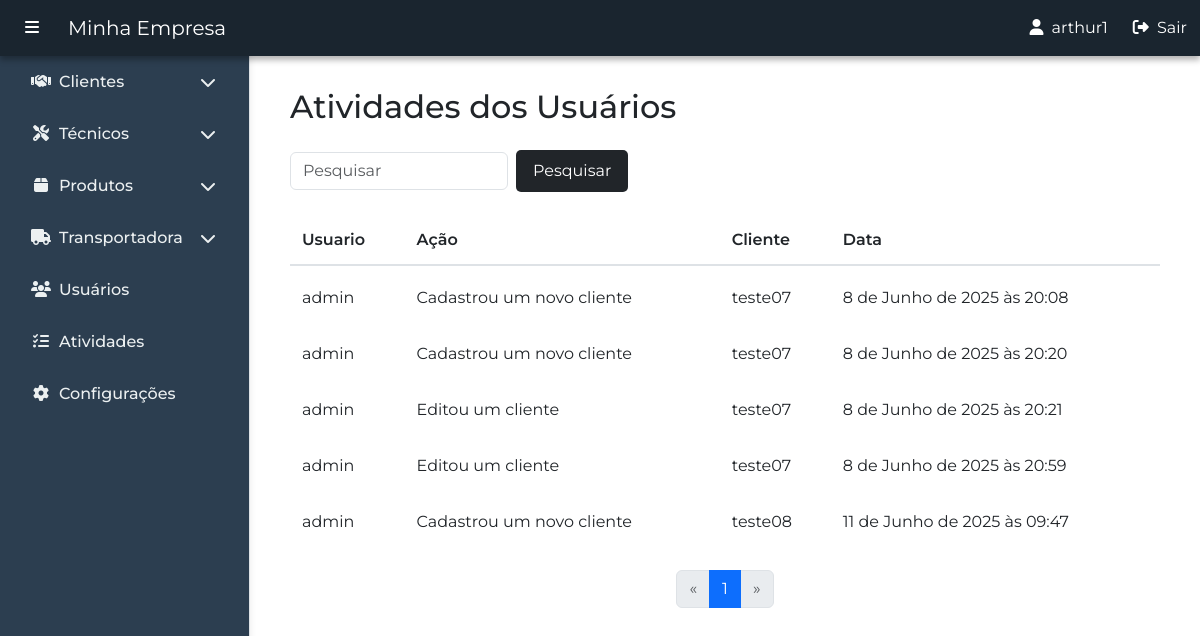
/pt-br/atividades/ver_atividades/ (signed in), run on the app's committed database.
### atividades/models.py (models this page shows, shortened)
class AtividadeUsuarioCliente(models.Model):
    usuario = models.ForeignKey(User, on_delete=models.CASCADE)
    cliente = models.ForeignKey(Cliente, on_delete=models.CASCADE)
    descricao = models.CharField(max_length=255)
    data = models.DateTimeField(auto_now_add=True)

### clientes/models.py (models this page shows, shortened)
class Cliente(models.Model):
    codigo = models.CharField(max_length=20, unique=True, blank=True, null=True)
    nome_cliente = models.CharField(max_length=100)
    nome_fantasia = models.CharField(max_length=100, blank=True)
    data_inclusao = models.DateTimeField()
    cnpj_cpf = models.CharField(max_length=18, unique=True)
    inscricao_estadual = models.CharField(max_length=50)
    inscricao_municipal = models.CharField(max_length=50)
    email1 = models.EmailField()
    email2 = models.EmailField(blank=True, null=True)
    telefone1 = models.CharField(max_length=20, blank=True)
    telefone2 = models.CharField(max_length=20, blank=True)
    celular1 = models.CharField(max_length=20, blank=True)
    celular2 = models.CharField(max_length=20, blank=True)
    atividade = models.ForeignKey(Atividade, on_delete=models.SET_NULL, blank=False, null=True)
    segmento = models.ForeignKey(Segmento, on_delete=models.SET_NULL, blank=False, null=True)
    observacao = models.TextField(blank=True, null=True)
    logradouro_real = models.CharField(max_length=100, blank=False)
    numero_real = models.CharField(max_length=10, blank=False)
    complemento_real = models.CharField(max_length=50, blank=True)
    bairro_real = models.CharField(max_length=50, blank=False)
    cidade_real = models.CharField(max_length=50, blank=False)
    estado_real = models.CharField(max_length=2, choices=ESTADOS, default='RJ', blank=False, null=False)
    cep_real = models.CharField(max_length=10, blank=False)
    logradouro_cobranca = models.CharField(max_length=100, blank=True)
    numero_cobranca = models.CharField(max_length=10, blank=True)
    complemento_cobranca = models.CharField(max_length=50, blank=True)
    bairro_cobranca = models.CharField(max_length=50, blank=True)
    cidade_cobranca = models.CharField(max_length=50, blank=True)
    estado_cobranca = models.CharField(max_length=2, choices=ESTADOS, blank=True, null=True)
    cep_cobranca = models.CharField(max_length=10, blank=True)
    def __str__(self):
        return f"{self.nome_cliente}"

### atividades/views.py (the view)
# urls.py: path('ver_atividades/', views.ver_atividades, name='ver_atividades'),
@login_required
def ver_atividades(request):
    atividade = AtividadeUsuarioCliente.objects.all()
    paginator = Paginator(atividade, 5)
    page_number = request.GET.get('page')
    page_obj = paginator.get_page(page_number)
    return render(request, "atividades/atividades.html", {'atividade' : atividade, 'page_obj': page_obj,})

### atividades/templates/atividades/atividades.html (shortened to what this page needs)
{% extends 'principal/base.html' %}
{% block content %}
<div class="container my-4">
    <h2 class="mb-4">Atividades dos Usuários</h2>
    <div class="table-responsive">
        <div class="mb-3 d-flex justify-content-between align-items-center">
            <form method="get" class="d-flex align-items-center gap-2">
                <input type="text" name="pesquisa" placeholder="Pesquisar" class="form-control w-auto"
                    value="{{ pesquisa|default:'' }}">
                <button type="submit" class="btn"
                    style="background-color: #212529; color: #fff; border-radius: 5px; padding: 8px 16px; transition: background-color 0.3s;"
                    onmouseover="this.style.backgroundColor='#343a40'"
                    onmouseout="this.style.backgroundColor='#212529'">
                    Pesquisar
                </button>
            </form>
        </div>
        <div class="table-pagination-container">
            <table class="table table-hover custom-table">
                <thead class="custom-thead">
                    <tr>
                        <th scope="col">Usuario</th>
                        <th scope="col">Ação</th>
                        <th scope="col">Cliente</th>
                        <th scope="col">Data</th>
                    </tr>
                </thead>
                <tbody>
                    {% for atividade in page_obj %}
                    <tr data-bs-toggle="modal"
                        data-bs-target="#modalAtividade{{ atividade.id }}"
                        style="cursor: pointer;">
                        <td>{{ atividade.usuario }}</td>
                        <td>{{ atividade.descricao }}</td>
                        <td>{{ atividade.cliente }}</td>
                        <td>{{ atividade.data }}</td>
                    </tr>
                    {% empty %}
                    <tr>
                        <td colspan="4">Nenhum Técnico encontrado.</td>
                    </tr>
                    {% endfor %}
                </tbody>
            </table>
            <nav aria-label="Navegação de página">
                <ul class="pagination justify-content-center">
                    {% if page_obj.has_previous %}
                    <li class="page-item">
                        <a class="page-link" href="?{% if pesquisa %}pesquisa={{ pesquisa }}&{% endif %}page={{ page_obj.previous_page_number }}" aria-label="Anterior">
                            <span aria-hidden="true">&laquo;</span>
                        </a>
                    </li>
                    {% else %}
                    <li class="page-item disabled">
                        <span class="page-link">&laquo;</span>
                    </li>
                    {% endif %}
                    {% for num in page_obj.paginator.page_range %}
                        {% if num == page_obj.number %}
                            <li class="page-item active">
                                <span class="page-link">{{ num }}</span>
                            </li>
                        {% else %}
                            <li class="page-item">
                                <a class="page-link" href="?{% if pesquisa %}pesquisa={{ pesquisa }}&{% endif %}page={{ num }}">{{ num }}</a>
                            </li>
                        {% endif %}
                    {% endfor %}
                    {% if page_obj.has_next %}
                    <li class="page-item">
                        <a class="page-link" href="?{% if pesquisa %}pesquisa={{ pesquisa }}&{% endif %}page={{ page_obj.next_page_number }}" aria-label="Próximo">
                            <span aria-hidden="true">&raquo;</span>
                        </a>
                    </li>
                    {% else %}
                    <li class="page-item disabled">
                        <span class="page-link">&raquo;</span>
                    </li>
                    {% endif %}
                </ul>
            </nav>
        </div>
    </div>
</div>
{% endblock %}

### principal/templates/principal/base.html (shortened to what this page needs)
{% load static %}
<!DOCTYPE html>
<html lang="pt-br">
<head>
  <link href="https://cdn.jsdelivr.net/npm/bootstrap@5.3.0/dist/css/bootstrap.min.css" rel="stylesheet" />
  <link rel="stylesheet" href="https://cdnjs.cloudflare.com/ajax/libs/font-awesome/6.5.0/css/all.min.css" />
</head>
<body>
  <nav class="navbar navbar-expand-lg navbar-light custom-navbar fixed-top">
    <div class="container-fluid">
      <button class="btn btn-link text-white me-3" id="toggleSidebar">
        <i class="fas fa-bars"></i>
      </button>
      <a class="navbar-brand" href="{% url 'home' %}">Minha Empresa</a>
      <div class="collapse navbar-collapse" id="navbarMenu">
        <ul class="navbar-nav ms-auto d-flex align-items-center">
          <li class="nav-item me-3">
            <span class="nav-link text-white"><i class="fa fa-user me-2"></i>{{ user.username }}</span>
          </li>
          <li class="nav-item">
            <form action="{% url 'logout' %}" method="post" class="m-0 p-0">
              <button type="submit" class="btn btn-link text-white p-0 m-0" style="text-decoration: none;">
                <i class="fas fa-sign-out-alt me-1"></i> Sair
              </button>
            </form>
          </li>
        </ul>
      </div>
    </div>
  </nav>
  <div class="sidebar" id="sidebar">
    <ul class="nav flex-column px-3">
      <li class="nav-item mb-2">
        <a class="nav-link d-flex justify-content-between align-items-center" href="#clientesSubmenu" data-bs-toggle="collapse" aria-expanded="false">
          <span><i class="fas fa-handshake me-2"></i>Clientes</span>
          <i class="fas fa-chevron-down"></i>
        </a>
      </li>
      <li class="nav-item mb-2">
        <a class="nav-link d-flex justify-content-between align-items-center" href="#tecnicosSubmenu" data-bs-toggle="collapse" aria-expanded="false">
          <span><i class="fas fa-tools me-2"></i>Técnicos</span>
          <i class="fas fa-chevron-down"></i>
        </a>
      </li>
      <li class="nav-item mb-2">
        <a class="nav-link d-flex justify-content-between align-items-center" href="#produtosSubmenu" data-bs-toggle="collapse" aria-expanded="false">
          <span><i class="fas fa-box me-2"></i>Produtos</span>
          <i class="fas fa-chevron-down"></i>
        </a>
      </li>
      <li class="nav-item mb-2">
        <a class="nav-link d-flex justify-content-between align-items-center" href="#transportadoraSubmenu" data-bs-toggle="collapse" aria-expanded="false">
          <span><i class="fas fa-truck me-2"></i>Transportadora</span>
          <i class="fas fa-chevron-down"></i>
        </a>
      </li>
      <li class="nav-item mb-2">
        <a class="nav-link" href="{% url 'usuarios' user.username %}"><i class="fas fa-users me-2"></i>Usuários</a>
      </li>
      <li class="nav-item mb-2">
        <a class="nav-link" href="{% url 'atividades:ver_atividades' %}"><i class="fas fa-tasks me-2"></i>Atividades</a>
      </li>
      <li class="nav-item mb-2">
          <a class="nav-link" href="{% url 'configuracoes' %}"><i class="fas fa-cog me-2"></i>Configurações</a>
      </li>
    </ul>
  </div>
  <div class="content" id="mainContent">
    <div class="container pt-5">
    {% block content %}{% endblock %}
</div>
  </div>
</body>
</html>

### principal/templates/principal/base.html (style rules this page uses)
body { display: flex; min-height: 100vh; font-family: 'Montserrat', sans-serif; }
.sidebar { width: 250px; background-color: #2c3e50; padding-top: 60px; position: fixed; top: 0; bottom: 0; left: 0; z-index: 1000; border-right: 1px solid #dee2e6; box-shadow: 2px 0 5px rgba(0, 0, 0, 0.05); transition: all 0.3s; }
.sidebar .nav-link { color: #ecf0f1; font-weight: 500; padding: 10px 15px; border-radius: 6px; transition: background-color 0.2s, color 0.2s; }
.sidebar .nav-link i { width: 20px; text-align: center; }
.sidebar .nav-item > a i.fas.fa-chevron-down { transition: transform 0.3s; }
.content { margin-left: 250px; padding: 1rem; flex-grow: 1; transition: all 0.3s; }
.custom-navbar { background-color: #1a252f; box-shadow: 0 4px 6px rgba(0, 0, 0, 0.3); }
.custom-navbar .navbar-brand { color: white !important; }
.custom-navbar .btn-link, .custom-navbar .nav-link { transition: color 0.3s ease, transform 0.3s ease; }

### atividades/templates/atividades/atividades.html (style rules this page uses)
.table-pagination-container { min-height: 350px; display: flex; flex-direction: column; justify-content: space-between; }
.custom-table { border-collapse: separate; border-spacing: 0 8px; background-color: transparent; }
.custom-table thead { background-color: #343a40; color: white; }
.custom-table th { border: none; padding: 12px; font-weight: 600; }
.custom-table tbody tr { background-color: #ffffff; transition: box-shadow 0.2s ease; border-radius: 8px; }
.custom-table td { border: none; padding: 12px; vertical-align: middle; }
.custom-table tbody tr td:first-child { border-top-left-radius: 8px; border-bottom-left-radius: 8px; }
.custom-table tbody tr td:last-child { border-top-right-radius: 8px; border-bottom-right-radius: 8px; }
.custom-thead { background-color: #f8f9fa; color: black; }
.custom-thead th { font-weight: 600; padding: 12px; border-bottom: 2px solid #dee2e6; }

### data on the page
AtividadeUsuarioCliente: usuario "admin", descricao "Cadastrou um novo cliente", cliente "teste07", data "8 de Junho de 2025 às 20:08"
AtividadeUsuarioCliente: usuario "admin", descricao "Cadastrou um novo cliente", cliente "teste07", data "8 de Junho de 2025 às 20:20"
AtividadeUsuarioCliente: usuario "admin", descricao "Editou um cliente", cliente "teste07", data "8 de Junho de 2025 às 20:21"
AtividadeUsuarioCliente: usuario "admin", descricao "Editou um cliente", cliente "teste07", data "8 de Junho de 2025 às 20:59"
AtividadeUsuarioCliente: usuario "admin", descricao "Cadastrou um novo cliente", cliente "teste08", data "11 de Junho de 2025 às 09:47"

### other printed values
{{ user.username }} "arthur1"
{{ num }} "1"
